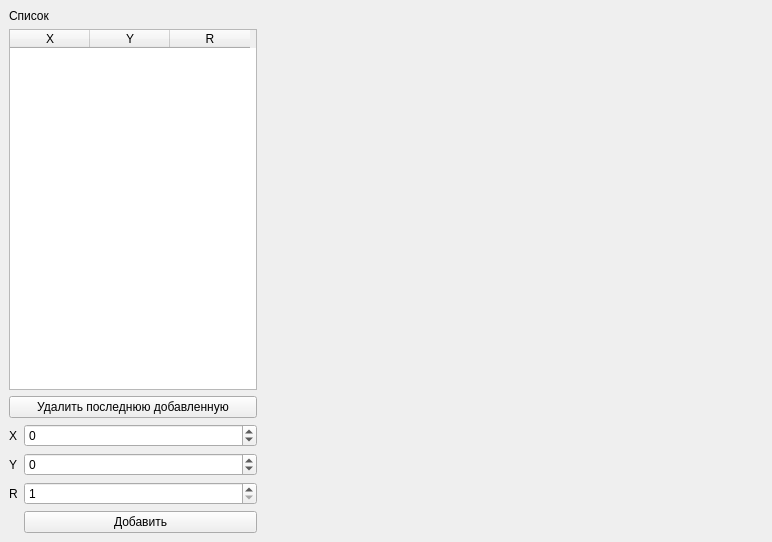
<?xml version="1.0" encoding="UTF-8"?>
<ui version="4.0">
 <class>MainWindow</class>
 <widget class="QMainWindow" name="MainWindow">
  <property name="geometry">
   <rect>
    <x>0</x>
    <y>0</y>
    <width>772</width>
    <height>542</height>
   </rect>
  </property>
  <property name="windowTitle">
   <string>MainWindow</string>
  </property>
  <widget class="QWidget" name="centralwidget">
   <layout class="QHBoxLayout" name="horizontalLayout_2">
    <item>
     <layout class="QVBoxLayout" name="verticalLayout_2">
      <item>
       <widget class="QLabel" name="label_2">
        <property name="text">
         <string>Список</string>
        </property>
       </widget>
      </item>
      <item>
       <widget class="QTableWidget" name="ListTable">
        <property name="sizePolicy">
         <sizepolicy hsizetype="Expanding" vsizetype="Expanding">
          <horstretch>0</horstretch>
          <verstretch>0</verstretch>
         </sizepolicy>
        </property>
        <property name="sizeAdjustPolicy">
         <enum>QAbstractScrollArea::AdjustIgnored</enum>
        </property>
        <attribute name="horizontalHeaderDefaultSectionSize">
         <number>80</number>
        </attribute>
        <column>
         <property name="text">
          <string>X</string>
         </property>
        </column>
        <column>
         <property name="text">
          <string>Y</string>
         </property>
        </column>
        <column>
         <property name="text">
          <string>R</string>
         </property>
        </column>
       </widget>
      </item>
      <item>
       <widget class="QPushButton" name="DeleteButton">
        <property name="text">
         <string>Удалить последнюю добавленную</string>
        </property>
       </widget>
      </item>
      <item>
       <layout class="QFormLayout" name="formLayout">
        <item row="0" column="0">
         <widget class="QLabel" name="label_3">
          <property name="text">
           <string>X</string>
          </property>
         </widget>
        </item>
        <item row="1" column="0">
         <widget class="QLabel" name="label_4">
          <property name="text">
           <string>Y</string>
          </property>
         </widget>
        </item>
        <item row="1" column="1">
         <widget class="QSpinBox" name="YLine">
          <property name="minimum">
           <number>-999</number>
          </property>
          <property name="maximum">
           <number>999</number>
          </property>
         </widget>
        </item>
        <item row="0" column="1">
         <widget class="QSpinBox" name="XLine">
          <property name="minimum">
           <number>-999</number>
          </property>
          <property name="maximum">
           <number>999</number>
          </property>
         </widget>
        </item>
        <item row="2" column="0">
         <widget class="QLabel" name="label_5">
          <property name="text">
           <string>R</string>
          </property>
         </widget>
        </item>
        <item row="2" column="1">
         <widget class="QSpinBox" name="RLine">
          <property name="buttonSymbols">
           <enum>QAbstractSpinBox::UpDownArrows</enum>
          </property>
          <property name="minimum">
           <number>1</number>
          </property>
          <property name="maximum">
           <number>999</number>
          </property>
         </widget>
        </item>
        <item row="3" column="1">
         <widget class="QPushButton" name="AddButton">
          <property name="text">
           <string>Добавить</string>
          </property>
         </widget>
        </item>
       </layout>
      </item>
     </layout>
    </item>
    <item>
     <widget class="DrawViewWidget" name="DrawView" native="true">
      <property name="minimumSize">
       <size>
        <width>500</width>
        <height>500</height>
       </size>
      </property>
      <property name="maximumSize">
       <size>
        <width>500</width>
        <height>500</height>
       </size>
      </property>
     </widget>
    </item>
   </layout>
  </widget>
 </widget>
 <customwidgets>
  <customwidget>
   <class>DrawViewWidget</class>
   <extends>QWidget</extends>
   <header>drawviewwidget.h</header>
   <container>1</container>
  </customwidget>
 </customwidgets>
 <resources/>
 <connections/>
</ui>
